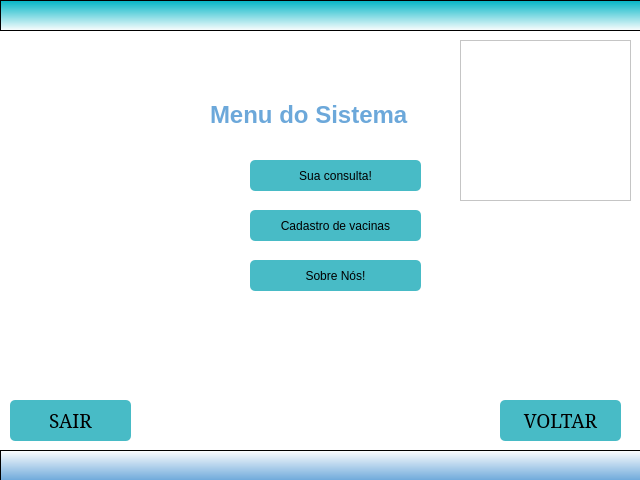
<?xml version="1.0" encoding="UTF-8"?>
<ui version="4.0">
 <class>MainWindow</class>
 <widget class="QMainWindow" name="MainWindow">
  <property name="geometry">
   <rect>
    <x>0</x>
    <y>0</y>
    <width>640</width>
    <height>480</height>
   </rect>
  </property>
  <property name="windowTitle">
   <string>MainWindow</string>
  </property>
  <property name="styleSheet">
   <string notr="true">background-color: rgb(139, 164, 255);</string>
  </property>
  <widget class="QWidget" name="centralwidget">
   <property name="styleSheet">
    <string notr="true">background-color: rgb(255, 255, 255);
font: 14pt &quot;Constantia&quot;;</string>
   </property>
   <widget class="QLabel" name="labelmenu">
    <property name="geometry">
     <rect>
      <x>210</x>
      <y>90</y>
      <width>251</width>
      <height>50</height>
     </rect>
    </property>
    <property name="styleSheet">
     <string notr="true">
color: rgb(108, 168, 218);</string>
    </property>
    <property name="text">
     <string>&lt;html&gt;&lt;head/&gt;&lt;body&gt;&lt;p&gt;&lt;span style=&quot; font-size:18pt; font-weight:600;&quot;&gt;Menu do Sistema&lt;/span&gt;&lt;/p&gt;&lt;/body&gt;&lt;/html&gt;</string>
    </property>
   </widget>
   <widget class="QPushButton" name="botaovoltar">
    <property name="geometry">
     <rect>
      <x>500</x>
      <y>400</y>
      <width>121</width>
      <height>41</height>
     </rect>
    </property>
    <property name="font">
     <font>
      <family>Constantia</family>
      <pointsize>14</pointsize>
      <weight>50</weight>
      <italic>false</italic>
      <bold>false</bold>
     </font>
    </property>
    <property name="cursor">
     <cursorShape>PointingHandCursor</cursorShape>
    </property>
    <property name="styleSheet">
     <string notr="true">QPushButton{
background-color: rgb(72, 187, 198);
border-radius: 5px;	
}
QPushButton:hover{
background-color: rgb(72, 187, 198);
border-radius: 5px;	
}
QPushButton:pressed{
background-color: rgb(255 , 255, 255);
border-radius: 5px;	
}
</string>
    </property>
    <property name="text">
     <string>VOLTAR</string>
    </property>
   </widget>
   <widget class="QPushButton" name="botaosair">
    <property name="geometry">
     <rect>
      <x>10</x>
      <y>400</y>
      <width>121</width>
      <height>41</height>
     </rect>
    </property>
    <property name="font">
     <font>
      <family>Constantia</family>
      <pointsize>14</pointsize>
      <weight>50</weight>
      <italic>false</italic>
      <bold>false</bold>
     </font>
    </property>
    <property name="cursor">
     <cursorShape>PointingHandCursor</cursorShape>
    </property>
    <property name="styleSheet">
     <string notr="true">QPushButton{
background-color: rgb(72, 187, 198);
border-radius: 5px;	
}
QPushButton:hover{
background-color: rgb(72, 187, 198);
border-radius: 5px;	
}
QPushButton:pressed{
background-color: rgb(255 , 255, 255);
border-radius: 5px;	
}
</string>
    </property>
    <property name="text">
     <string>SAIR</string>
    </property>
   </widget>
   <widget class="QFrame" name="frame">
    <property name="geometry">
     <rect>
      <x>0</x>
      <y>0</y>
      <width>641</width>
      <height>31</height>
     </rect>
    </property>
    <property name="styleSheet">
     <string notr="true">background-color: qlineargradient(spread:pad, x1:0.5, y1:0, x2:0.5, y2:1, stop:0 rgba(0, 181, 198, 255), stop:1 rgba(255, 255, 255, 224));</string>
    </property>
    <property name="frameShape">
     <enum>QFrame::StyledPanel</enum>
    </property>
    <property name="frameShadow">
     <enum>QFrame::Raised</enum>
    </property>
   </widget>
   <widget class="QFrame" name="frame_2">
    <property name="geometry">
     <rect>
      <x>0</x>
      <y>450</y>
      <width>641</width>
      <height>31</height>
     </rect>
    </property>
    <property name="styleSheet">
     <string notr="true">background-color: qlineargradient(spread:pad, x1:0.5, y1:0, x2:0.5, y2:1, stop:0 rgba(255, 255, 255, 255), stop:1 rgba(108, 168, 218, 255));</string>
    </property>
    <property name="frameShape">
     <enum>QFrame::StyledPanel</enum>
    </property>
    <property name="frameShadow">
     <enum>QFrame::Raised</enum>
    </property>
   </widget>
   <widget class="QPushButton" name="botaoconsulta">
    <property name="geometry">
     <rect>
      <x>250</x>
      <y>160</y>
      <width>171</width>
      <height>31</height>
     </rect>
    </property>
    <property name="cursor">
     <cursorShape>PointingHandCursor</cursorShape>
    </property>
    <property name="styleSheet">
     <string notr="true">QPushButton{
background-color: rgb(72, 187, 198);
border-radius: 5px;	
}
QPushButton:hover{
background-color: rgb(72, 187, 198);
border-radius: 5px;	
}
QPushButton:pressed{
background-color: rgb(255 , 255, 255);
border-radius: 5px;	
}
</string>
    </property>
    <property name="text">
     <string>Sua consulta!</string>
    </property>
   </widget>
   <widget class="QPushButton" name="botaovacina">
    <property name="geometry">
     <rect>
      <x>250</x>
      <y>210</y>
      <width>171</width>
      <height>31</height>
     </rect>
    </property>
    <property name="cursor">
     <cursorShape>PointingHandCursor</cursorShape>
    </property>
    <property name="styleSheet">
     <string notr="true">QPushButton{
background-color: rgb(72, 187, 198);
border-radius: 5px;	
}
QPushButton:hover{
background-color: rgb(72, 187, 198);
border-radius: 5px;	
}
QPushButton:pressed{
background-color: rgb(255 , 255, 255);
border-radius: 5px;	
}
</string>
    </property>
    <property name="text">
     <string>Cadastro de vacinas</string>
    </property>
   </widget>
   <widget class="QPushButton" name="botaonos">
    <property name="geometry">
     <rect>
      <x>250</x>
      <y>260</y>
      <width>171</width>
      <height>31</height>
     </rect>
    </property>
    <property name="cursor">
     <cursorShape>PointingHandCursor</cursorShape>
    </property>
    <property name="styleSheet">
     <string notr="true">QPushButton{
background-color: rgb(72, 187, 198);
border-radius: 5px;	
}
QPushButton:hover{
background-color: rgb(72, 187, 198);
border-radius: 5px;	
}
QPushButton:pressed{
background-color: rgb(255 , 255, 255);
border-radius: 5px;	
}
</string>
    </property>
    <property name="text">
     <string>Sobre Nós!</string>
    </property>
   </widget>
   <widget class="QFrame" name="frame_3">
    <property name="geometry">
     <rect>
      <x>460</x>
      <y>40</y>
      <width>171</width>
      <height>161</height>
     </rect>
    </property>
    <property name="styleSheet">
     <string notr="true">image: url(:/simbolo/logo-_simbolo-removebg-preview.png);</string>
    </property>
    <property name="frameShape">
     <enum>QFrame::StyledPanel</enum>
    </property>
    <property name="frameShadow">
     <enum>QFrame::Raised</enum>
    </property>
   </widget>
  </widget>
 </widget>
 <resources>
  <include location="simbolo.qrc"/>
 </resources>
 <connections/>
</ui>
